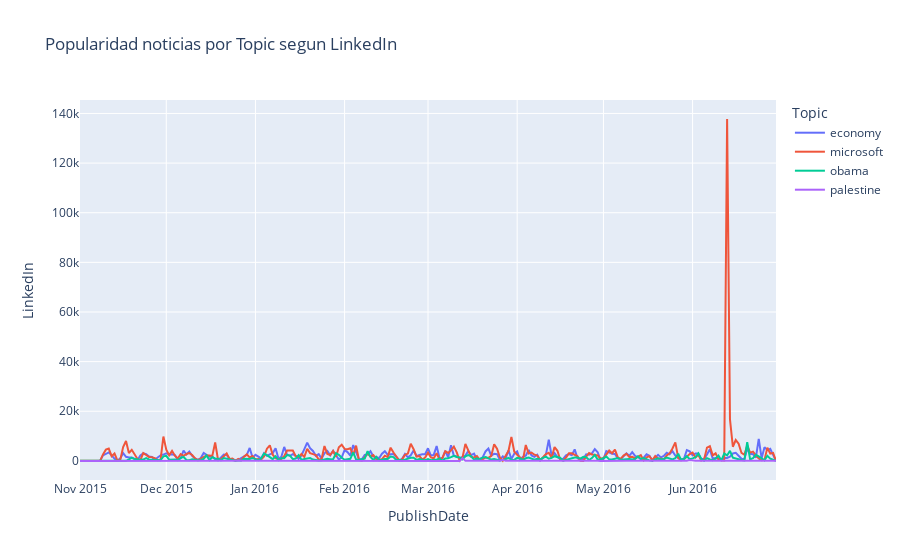

The notebook cell saved with this chart:
### Code cell
x_col, Title = 'Topic', 'Popularidad noticias por Topic segun LinkedIn'
filtro = data['PublishDate'].between(pd.to_datetime('2015-11-01'),pd.to_datetime('2016-06-30'))
dfg1 = data[filtro].groupby([x_col, data['PublishDate'].dt.to_period('D').dt.to_timestamp()],dropna=False)['LinkedIn'].sum().reset_index()
dfg1[x_col] = dfg1[x_col].fillna('').replace('','Nulo')
fig = px.line(dfg1, x="PublishDate", color=x_col, y="LinkedIn", title=Title)
fig.show()

### Figure 1 — Plotly figure (JSON) as saved in the notebook; plotly's stock layout.template omitted (floating-point values rounded to 4 significant figures; data arrays with more than 128 entries replaced by an {"elided": "..."} marker saying what was removed)
{"data": [{"hovertemplate": "Topic=economy<br>PublishDate=%{x}<br>LinkedIn=%{y}<extra></extra>", "legendgroup": "economy", "line": {"color": "#636efa", "dash": "solid"}, "marker": {"symbol": "circle"}, "mode": "lines", "name": "economy", "orientation": "v", "showlegend": true, "type": "scatter", "x": {"elided": "243 str values"}, "xaxis": "x", "y": {"elided": "243 int values"}, "yaxis": "y"}, {"hovertemplate": "Topic=microsoft<br>PublishDate=%{x}<br>LinkedIn=%{y}<extra></extra>", "legendgroup": "microsoft", "line": {"color": "#EF553B", "dash": "solid"}, "marker": {"symbol": "circle"}, "mode": "lines", "name": "microsoft", "orientation": "v", "showlegend": true, "type": "scatter", "x": {"elided": "243 str values"}, "xaxis": "x", "y": {"elided": "243 int values"}, "yaxis": "y"}, {"hovertemplate": "Topic=obama<br>PublishDate=%{x}<br>LinkedIn=%{y}<extra></extra>", "legendgroup": "obama", "line": {"color": "#00cc96", "dash": "solid"}, "marker": {"symbol": "circle"}, "mode": "lines", "name": "obama", "orientation": "v", "showlegend": true, "type": "scatter", "x": {"elided": "239 str values"}, "xaxis": "x", "y": {"elided": "239 int values"}, "yaxis": "y"}, {"hovertemplate": "Topic=palestine<br>PublishDate=%{x}<br>LinkedIn=%{y}<extra></extra>", "legendgroup": "palestine", "line": {"color": "#ab63fa", "dash": "solid"}, "marker": {"symbol": "circle"}, "mode": "lines", "name": "palestine", "orientation": "v", "showlegend": true, "type": "scatter", "x": {"elided": "243 str values"}, "xaxis": "x", "y": {"elided": "243 int values"}, "yaxis": "y"}], "layout": {"legend": {"title": {"text": "Topic"}, "tracegroupgap": 0}, "title": {"text": "Popularidad noticias por Topic segun LinkedIn"}, "xaxis": {"anchor": "y", "domain": [0, 1], "title": {"text": "PublishDate"}}, "yaxis": {"anchor": "x", "domain": [0, 1], "title": {"text": "LinkedIn"}}}}
